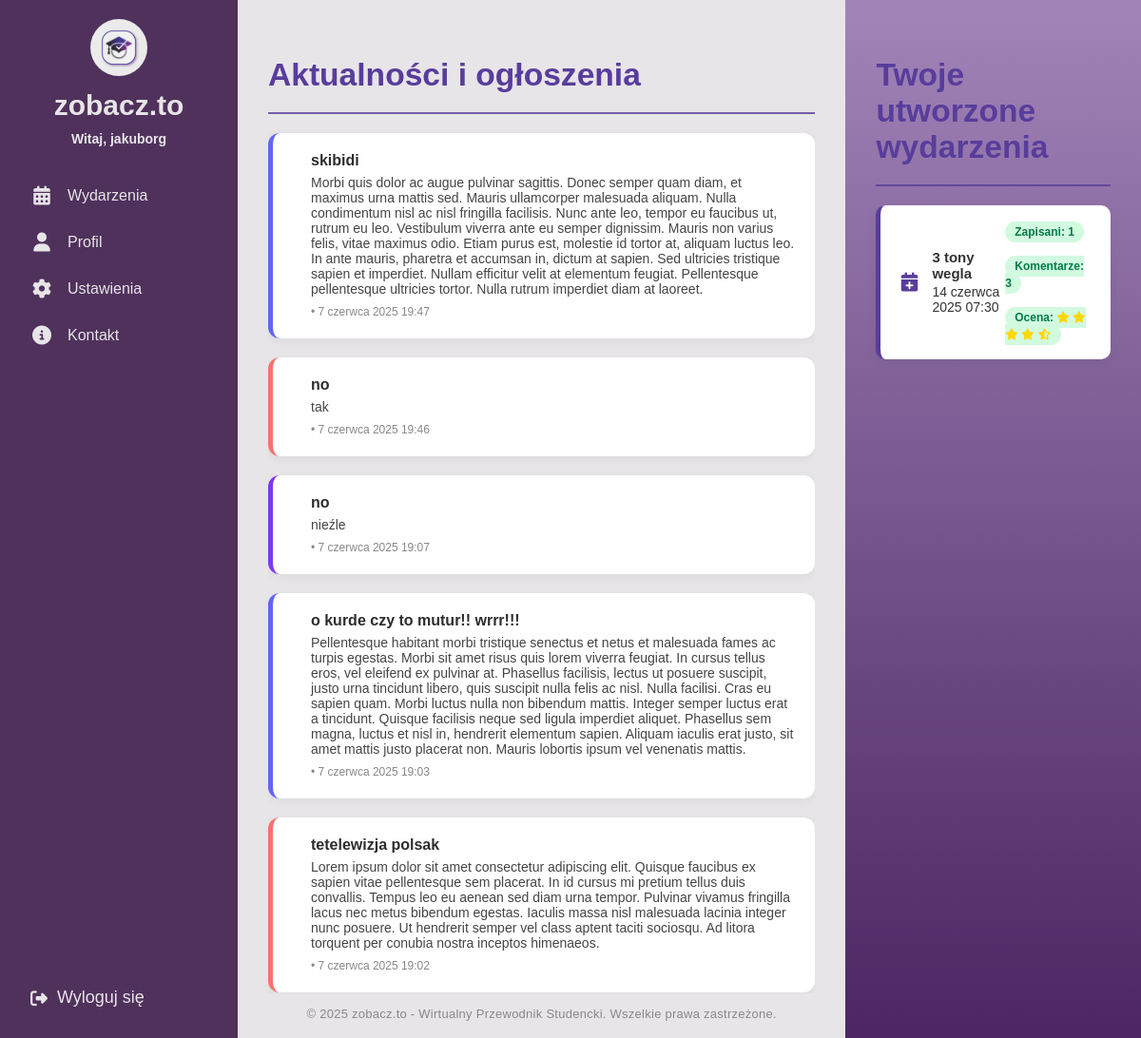
Page / (signed in) on the committed database.
### events/models.py (models this page shows, shortened)
class Announcement(models.Model):
    CATEGORY_CHOICES = [
        ('ogloszenie', 'Ogłoszenie'),
        ('nowosc', 'Nowość'),
        ('wydarzenie', 'Wydarzenie'),
        ('informacja', 'Informacja'),
        ('edukacja', 'Edukacja'),
    ]
    title = models.CharField(max_length=200)
    content = models.TextField()
    category = models.CharField(max_length=20, choices=CATEGORY_CHOICES)
    created_at = models.DateTimeField(auto_now_add=True)

class Event(models.Model):
    title = models.CharField("Tytuł", max_length=200)
    description = models.TextField("Opis wydarzenia")
    date = models.DateTimeField("Data")
    location = models.CharField("Lokalizacja", max_length=200)
    created_by = models.ForeignKey(User, on_delete=models.CASCADE, related_name="created_events")

### events/views.py (the view)
# urls.py: 2. Add a URL to urlpatterns:  path('', views.home, name='home')
@login_required
def home(request):
    announcements = Announcement.objects.order_by('-created_at')[:5]  # pobierz 5 najnowszych ogłoszeń
    if request.user.groups.filter(name='student').exists():
        enrolled_events = Event.objects.filter(eventenrollment__user=request.user).order_by('date')
        return render(request, 'home.html', {
            'enrolled_events': enrolled_events,
            'is_student': True,
            'announcements': announcements,
        })
    elif request.user.groups.filter(name='organizer').exists():
        events = Event.objects.filter(created_by=request.user)
        event_stats = []
        for event in events:
            enrollment_count = EventEnrollment.objects.filter(event=event).count()
            comment_count = EventComment.objects.filter(event=event).count()
            avg_rating = EventComment.objects.filter(event=event).aggregate(avg=Avg('rating'))['avg']
            event_stats.append({
                'event': event,
                'enrollment_count': enrollment_count,
                'comment_count': comment_count,
                'avg_rating': round(avg_rating or 0, 2)
            })
        organizer_events = (
            Event.objects.filter(created_by=request.user)
            .annotate(
                participants_count=Count('eventenrollment', distinct=True),
                comments_count=Count('comments', distinct=True),
                avg_rating=Avg('comments__rating')
            )
        )
        return render(request, 'home.html', {
            'event_stats': event_stats,
            'is_organizer': True,
            'announcements': announcements,
            'organizer_events': organizer_events,
        })
    else:
        return render(request, 'home.html', {'announcements': announcements})

### templates/home.html (shortened to what this page needs)
{% extends "base.html" %}
{% load static %}
{% block content %}
<div class="main-content no-header">
  <div class="home-flex full-height">
    <div class="home-left flat">
  <div class="home-left-content">
    <h2>Aktualności i ogłoszenia</h2>
    <hr class="section-divider">
    <div class="announcement-list">
      {% if announcements %}
        {% for ann in announcements %}
          <div class="announcement-card {{ ann.category }}">
            <div class="announcement-text">
              <h3>{{ ann.title }}</h3>
              <p>{{ ann.content }}</p>
              <span class="meta">{{ ann.category_display }} • {{ ann.created_at }}</span>
            </div>
          </div>
        {% endfor %}
      {% else %}
        <p>Brak ogłoszeń.</p>
      {% endif %}
    </div>
  </div>
  <footer class="site-footer">
    <span>&copy; 2025 zobacz.to - Wirtualny Przewodnik Studencki. Wszelkie prawa zastrzeżone.</span>
  </footer>
</div>
    <div class="home-right flat">
      {% if organizer_events %}
        <h2>Twoje utworzone wydarzenia</h2>
        <hr class="section-divider">
        {% if organizer_events %}
          <div class="event-list">
            {% for event in organizer_events %}
              <div class="event-card">
                <div class="event-info">
                  <i class="fa-solid fa-calendar-plus event-icon"></i>
                  <div class="event-details">
                    <strong>{{ event.title }}</strong>
                    <span>{{ event.date }}</span>
                  </div>
                </div>
                <div class="event-stats">
                  <span class="badge">Zapisani: {{ event.participants_count }}</span>
                  <br><br>
                  <span class="badge">Komentarze: {{ event.comments_count }}</span>
                  <br><br>
                  <span class="badge">Ocena:
                    {% if event.avg_rating %}
                      {% with avg=event.avg_rating|floatformat:1 %}
                        {% for i in "12345" %}
                          {% if forloop.counter <= event.avg_rating %}
                            <i class="fa fa-star" style="color:gold"></i>
                          {% elif forloop.counter0 < event.avg_rating %}
                            <i class="fa fa-star-half-alt" style="color:gold"></i>
                          {% else %}
                            <i class="fa fa-star" style="color:#ccc"></i>
                          {% endif %}
                        {% endfor %}
                      {% endwith %}
                    {% else %}
                      Brak ocen
                    {% endif %}
                  </span>
                </div>
              </div>
            {% endfor %}
          </div>
        {% else %}
          <p>Nie utworzyłeś jeszcze żadnych wydarzeń.</p>
        {% endif %}
      {% endif %}
    </div>
  </div>
</div>
{% endblock %}

### templates/base.html (shortened to what this page needs)
{% load static %}
<!DOCTYPE html>
<html>
<head>
  <link rel="stylesheet" href="https://cdnjs.cloudflare.com/ajax/libs/font-awesome/6.4.0/css/all.min.css">
  <link rel="stylesheet" href="{% static 'css/home.css' %}">
</head>
<body>
<div class="sidebar">
  <div class="top">
    <div class="logo">
      <a href="{% url 'home' %}">
        <img src="{% static 'images/logo.jpeg' %}" alt="Logo">
      </a>
      <span class="site-name">zobacz.to</span>
      {% if user.is_authenticated %}
        <span class="username">Witaj, {{ user.username }}</span>
      {% endif %}
    </div>
    <div class="menu">
      <a href="{% url 'events_list' %}">
        <i class="fas fa-calendar-alt"></i>
        <span class="label">Wydarzenia</span>
      </a>
      <a href="{% url 'profile' %}">
        <i class="fas fa-user"></i>
        <span class="label">Profil</span>
      </a>
      <a href="#">
        <i class="fas fa-cog"></i>
        <span class="label">Ustawienia</span>
      </a>
      <a href="#">
        <i class="fas fa-info-circle"></i>
        <span class="label">Kontakt</span>
      </a>
    </div>
  </div>
  <div class="bottom">
    <form action="{% url 'logout' %}" method="post">
      <button type="submit">
        <i class="fas fa-sign-out-alt"></i>
        <span class="logout-label">Wyloguj się</span>
      </button>
    </form>
  </div>
</div>
  <main>
    <div class="main-content">
    {% block content %}
    {% endblock content %}
  </main>
</body>
</html>

### rows in the picture
Announcement: title "skibidi", content "Morbi quis dolor ac augue pulvinar sagittis. Donec semper quam diam, et maximus urna mattis sed. Mauris ullamcorper malesuada aliquam. Nulla condimentum nisl ac nisl fringilla facilisis. Nunc ante leo, tempor eu faucibus ut, rutrum eu leo. Vestibulum viverra ante eu semper dignissim. Mauris non varius felis, vitae maximus odio. Etiam purus est, molestie id tortor at, aliquam luctus leo. In ante mauris, pharetra et accumsan in, dictum at sapien. Sed ultricies tristique sapien et imperdiet. Nullam efficitur velit at elementum feugiat. Pellentesque pellentesque ultricies tortor. Nulla rutrum imperdiet diam at laoreet.", created_at "7 czerwca 2025 19:47"
Announcement: title "no", content "tak", created_at "7 czerwca 2025 19:46"
Announcement: title "no", content "nieźle", created_at "7 czerwca 2025 19:07"
Announcement: title "o kurde czy to mutur!! wrrr!!!", content "Pellentesque habitant morbi tristique senectus et netus et malesuada fames ac turpis egestas. Morbi sit amet risus quis lorem viverra feugiat. In cursus tellus eros, vel eleifend ex pulvinar at. Phasellus facilisis, lectus ut posuere suscipit, justo urna tincidunt libero, quis suscipit nulla felis ac nisl. Nulla facilisi. Cras eu sapien quam. Morbi luctus nulla non bibendum mattis. Integer semper luctus erat a tincidunt. Quisque facilisis neque sed ligula imperdiet aliquet. Phasellus sem magna, luctus et nisl in, hendrerit elementum sapien. Aliquam iaculis erat justo, sit amet mattis justo placerat non. Mauris lobortis ipsum vel venenatis mattis.", created_at "7 czerwca 2025 19:03"
Announcement: title "tetelewizja polsak", content "Lorem ipsum dolor sit amet consectetur adipiscing elit. Quisque faucibus ex sapien vitae pellentesque sem placerat. In id cursus mi pretium tellus duis convallis. Tempus leo eu aenean sed diam urna tempor. Pulvinar vivamus fringilla lacus nec metus bibendum egestas. Iaculis massa nisl malesuada lacinia integer nunc posuere. Ut hendrerit semper vel class aptent taciti sociosqu. Ad litora torquent per conubia nostra inceptos himenaeos.", created_at "7 czerwca 2025 19:02"
Event: title "3 tony wegla", date "14 czerwca 2025 07:30", participants_count "1", comments_count "3"

### other values in the picture
{{ user.username }} "jakuborg"
